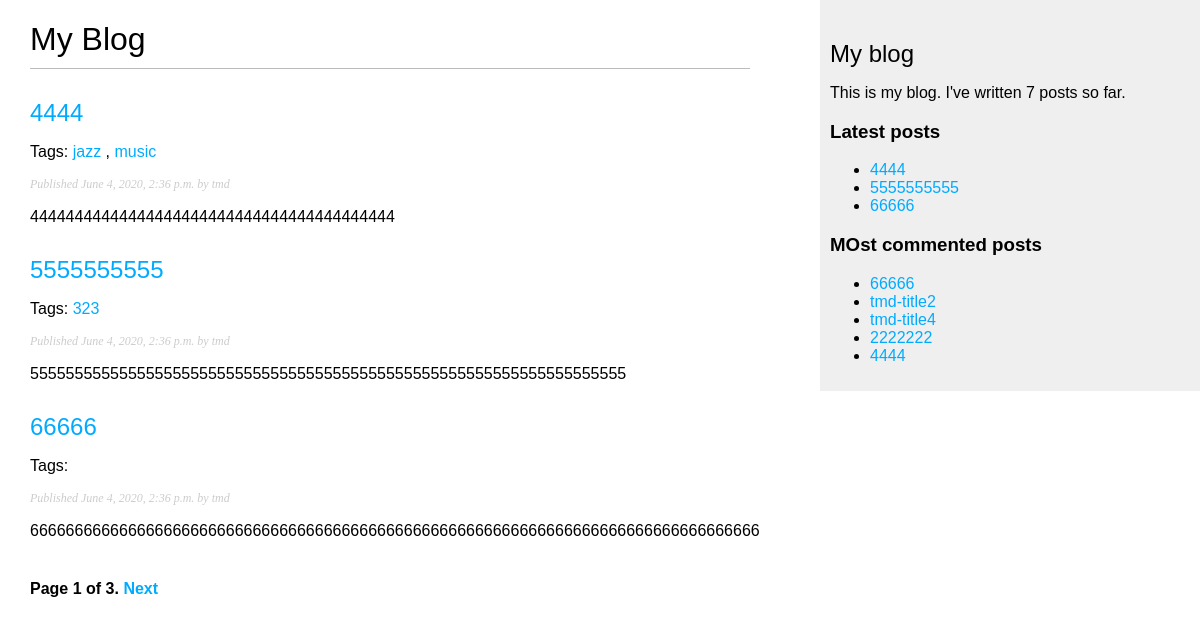
/blog/, run on an earlier commit of the app's database.
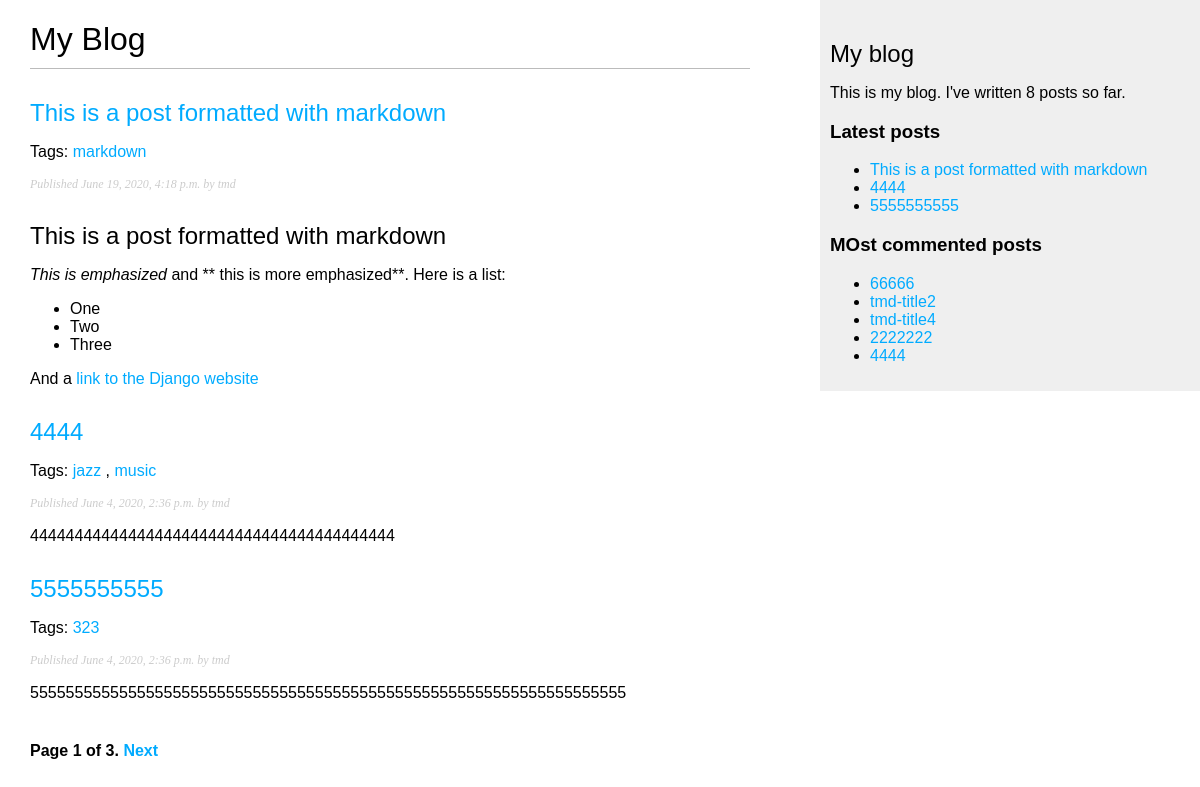
And on a later commit of the database.
### blog/models.py (models this page shows, shortened)
class Post(models.Model):
    STATUS_CHOICES = (
        ('draft', 'Draft'),
        ('published', 'Published')
    )
    title = models.CharField(max_length=250)
    slug = models.SlugField(max_length=250, unique_for_date='publish')
    author = models.ForeignKey(User, on_delete=models.CASCADE, related_name='blog_posts')
    body = models.TextField()
    publish = models.DateTimeField(default=timezone.now())
    created = models.DateTimeField(auto_now_add=True)
    update = models.DateTimeField(auto_now=True)
    status = models.CharField(max_length=10, choices=STATUS_CHOICES,default='draft')
    tags = TaggableManager()
    class Meta:
        ordering = ('-publish',)
    objects = models.Manager()
    published = PublishedManager()
    def get_absolute_url(self):
        return reverse('blog:post_detail',args=[self.publish.year, self.publish.month, self.publish.day, self.slug])

### blog/views.py (the view)
# urls.py: path('', views.post_list, name='post_list'),
def post_list(request, tag_slug=None):
    object_list = Post.published.all()
    tag = None
    if tag_slug:
        tag = get_object_or_404(Tag, slug=tag_slug)
        object_list = object_list.filter(tags__in=[tag])
    paginator = Paginator(object_list, 3)
    page = request.GET.get('page')
    try:
        posts = paginator.page(page)
    except PageNotAnInteger:
        posts = paginator.page(1)
    except EmptyPage:
        posts = paginator.page(paginator.num_pages)
    return render(request, 'blog/post/list.html', {'posts': posts, 'page': page, 'tag': tag})

### blog/models.py (called while the page is built)
    def get_queryset(self):
        return super(PublishedManager, self).get_queryset().filter(status='published')

### blog/templatetags/blog_tags.py (called while the page is built)
@register.simple_tag
def total_posts():
    return Post.published.count()

@register.inclusion_tag('blog/post/latest_posts.html')
def show_latest_posts(count=5):
    latest_posts = Post.published.order_by('-publish')[:count]
    return {'latest_posts': latest_posts}

@register.simple_tag
def get_most_commented_posts(count=5):
    return Post.published.annotate(total_comments=Count('comments')).order_by('-total_comments')[:count]

@register.filter(name='markdown')
def markdown_format(text):
    return mark_safe(markdown.markdown(text))

### blog/templates/blog/post/list.html (shortened to what this page needs)
{% extends 'blog/base.html' %}
{% load blog_tags %}
{% block content %}
    <h1>My Blog</h1>
    {% for post in posts %}
        <h2>
            <a href="{{ post.get_absolute_url }}">
                {{ post.title }}
            </a>
        </h2>
        <p class="tags">
            Tags:
            {% for tag in post.tags.all %}
                <a href="{% url "blog:post_list_by_tag" tag.name %}">{{ tag.name }}</a>
                {% if not forloop.last %},{% endif %}
            {% endfor %}
        </p>
        <p class="date">
        Published {{ post.publish }} by {{ post.author }}
        </p>
        {{ post.body | markdown | truncatewords_html:30 }}
    {% endfor %}
    {% include "pagination.html" with page=posts %}
{% endblock %}

### blog/templates/blog/base.html (shortened to what this page needs)
{% load blog_tags %}
{% load static %}
<!DOCTYPE html>
<html lang="en">
<head>
    <link href="{% static "css/blog.css" %}" rel="stylesheet">
</head>
<body>
<div id="content">
    {% block content %}
    {% endblock %}
</div>
<div id="sidebar">
    <h2>My blog</h2>
    <p>This is my blog. I've written {% total_posts %} posts so far.</p>
    <h3>Latest posts</h3>
    {%  show_latest_posts 3 %}
    <h3>MOst commented posts</h3>
    {% get_most_commented_posts as most_commented_posts %}
    <ul>
        {% for post in most_commented_posts %}
            <li>
                <a href="{{ post.get_absolute_url }}">{{ post.title }}</a>
            </li>
        {% endfor %}
    </ul>
</div>
</body>
</html>

### blog/templates/pagination.html (shortened to what this page needs)
<div class="pagination">
    <span class="step-links">
        <span class="current">
            Page {{ page.number }} of {{ page.paginator.num_pages }}.
        </span>
        {% if page.has_next %}
            <a href="?page={{ page.next_page_number }}">Next</a>
        {% endif %}
    </span>
</div>

### blog/templates/blog/post/latest_posts.html
<ul>
    {% for post in latest_posts %}
        <li>
            <a href="{{ post.get_absolute_url }}">{{ post.title }}</a>
        </li>
    {% endfor %}
</ul>

### blog/static/css/blog.css (style rules this page uses)
body { margin:0; padding:0; font-family:helvetica, sans-serif; }
a { color:#00abff; text-decoration:none; }
h1 { font-weight:normal; border-bottom:1px solid #bbb; padding:0 0 10px 0; }
h2 { font-weight:normal; margin:30px 0 0; }
#content { float:left; width:60%; padding:0 0 0 30px; }
#sidebar { float:right; width:30%; padding:10px; background:#efefef; height:100%; }
p.date { color:#ccc; font-family: georgia, serif; font-size: 12px; font-style: italic; }
.pagination { margin:40px 0; font-weight:bold; }

What changed in the data, as far as the page shows it:
no longer on one of the page's lists (row unchanged): Post: title "66666", publish "June 4, 2020, 2:36 p.m.", author "tmd", body "6666666666666666666666666666666666666666666666666666666666666666666666666666666666"
added Post: title "This is a post formatted with markdown", publish "June 19, 2020, 4:18 p.m.", author "tmd", body "This is a post formatted with markdown This is emphasized and ** this is more emphasized**. Here is a list: One Two Three And a link to the Django website"
added Tag: name "markdown", shown under "This is a post formatted with markdown"
Also different on the page:
text no longer shown: "7"
text now shown: "8"
